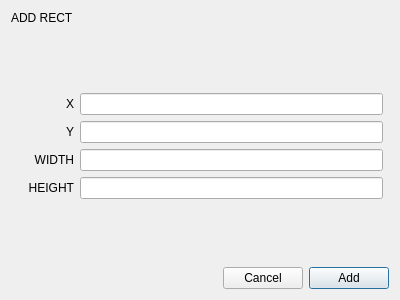
<?xml version="1.0" encoding="UTF-8"?>
<ui version="4.0">
 <class>DLGShapeAdderRect</class>
 <widget class="QDialog" name="DLGShapeAdderRect">
  <property name="geometry">
   <rect>
    <x>0</x>
    <y>0</y>
    <width>400</width>
    <height>300</height>
   </rect>
  </property>
  <property name="windowTitle">
   <string>Dialog</string>
  </property>
  <layout class="QGridLayout" name="gridLayout">
   <item row="1" column="0">
    <spacer name="verticalSpacer_2">
     <property name="orientation">
      <enum>Qt::Vertical</enum>
     </property>
     <property name="sizeHint" stdset="0">
      <size>
       <width>20</width>
       <height>40</height>
      </size>
     </property>
    </spacer>
   </item>
   <item row="3" column="0">
    <widget class="QLabel" name="prompt2Lbl">
     <property name="text">
      <string>Y</string>
     </property>
     <property name="alignment">
      <set>Qt::AlignRight|Qt::AlignTrailing|Qt::AlignVCenter</set>
     </property>
    </widget>
   </item>
   <item row="4" column="0">
    <widget class="QLabel" name="prompt3Lbl">
     <property name="text">
      <string>WIDTH</string>
     </property>
     <property name="alignment">
      <set>Qt::AlignRight|Qt::AlignTrailing|Qt::AlignVCenter</set>
     </property>
    </widget>
   </item>
   <item row="2" column="0">
    <widget class="QLabel" name="prompt1Lbl">
     <property name="text">
      <string>X</string>
     </property>
     <property name="alignment">
      <set>Qt::AlignRight|Qt::AlignTrailing|Qt::AlignVCenter</set>
     </property>
    </widget>
   </item>
   <item row="6" column="0">
    <spacer name="verticalSpacer">
     <property name="orientation">
      <enum>Qt::Vertical</enum>
     </property>
     <property name="sizeHint" stdset="0">
      <size>
       <width>20</width>
       <height>40</height>
      </size>
     </property>
    </spacer>
   </item>
   <item row="0" column="0">
    <widget class="QLabel" name="titleLbl">
     <property name="text">
      <string>ADD RECT</string>
     </property>
    </widget>
   </item>
   <item row="5" column="0">
    <widget class="QLabel" name="prompt4Lbl">
     <property name="text">
      <string>HEIGHT</string>
     </property>
     <property name="alignment">
      <set>Qt::AlignRight|Qt::AlignTrailing|Qt::AlignVCenter</set>
     </property>
    </widget>
   </item>
   <item row="7" column="0" colspan="3">
    <layout class="QHBoxLayout" name="horizontalLayout_2">
     <item>
      <spacer name="horizontalSpacer">
       <property name="orientation">
        <enum>Qt::Horizontal</enum>
       </property>
       <property name="sizeHint" stdset="0">
        <size>
         <width>40</width>
         <height>20</height>
        </size>
       </property>
      </spacer>
     </item>
     <item>
      <widget class="QPushButton" name="cancelBt">
       <property name="text">
        <string>Cancel</string>
       </property>
       <property name="autoDefault">
        <bool>false</bool>
       </property>
      </widget>
     </item>
     <item>
      <widget class="QPushButton" name="addBt">
       <property name="text">
        <string>Add</string>
       </property>
       <property name="default">
        <bool>true</bool>
       </property>
      </widget>
     </item>
    </layout>
   </item>
   <item row="2" column="1">
    <widget class="QLineEdit" name="field1LE"/>
   </item>
   <item row="3" column="1">
    <widget class="QLineEdit" name="field2LE"/>
   </item>
   <item row="4" column="1">
    <widget class="QLineEdit" name="field3LE"/>
   </item>
   <item row="5" column="1">
    <widget class="QLineEdit" name="field4LE"/>
   </item>
  </layout>
 </widget>
 <resources/>
 <connections/>
</ui>
